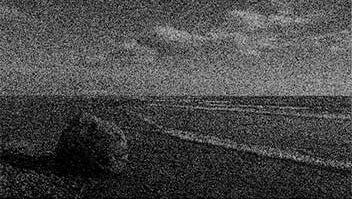
#> input picture Tugas 4/noise.jpg, 352 x 199 px
$ python medianfilter.py
#> lines starting #> are read from the running program, lines starting #| are printed output that depends on the picture
import cv2

# Load the image
img = cv2.imread('noise.jpg')
#> img is the input picture: shape (199, 352, 3); min 0, max 221, mean 71.5

# Apply median filter with kernel size 3
median = cv2.medianBlur(img, 3)
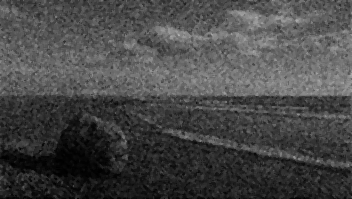
#> median: shape (199, 352, 3); min 0, max 172, mean 71.1

# Display the original and filtered image
cv2.imshow('Original Image', img)
cv2.imshow('Filtered Image', median)

# Wait for key press and then close all windows
cv2.waitKey(0)
cv2.destroyAllWindows()
